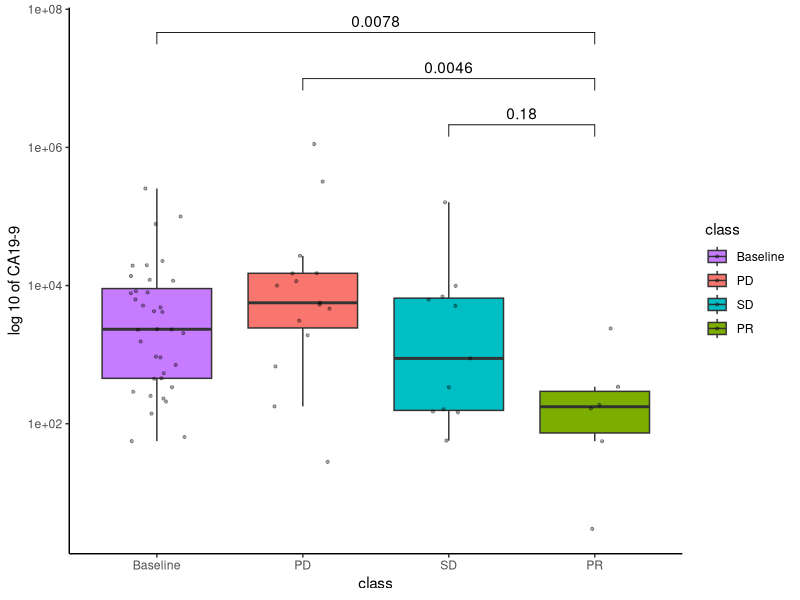

Recreate this plot in R.
## ---- chunk 1
library(ggpubr)
library(here)
library(readxl)
library(tidyverse)
## ---- chunk 2
clean_data<-read_excel(here("data/supplementary_tables.xlsx"), sheet="Table S1",range="A2:W45")
CA199<-read_csv(here("data/CA199.csv")) %>%
  filter(timepoint!="follow up")
clean_data$`Study ID`<-as.character(clean_data$`Study ID`)
CA199$ca199<-as.numeric(CA199$ca199)
CA199$`Study ID`<-as.character(CA199$subject_id)
## ---- chunk 3
DELFI_complete<-inner_join(CA199, clean_data, by="Study ID")
DELFI_complete<-DELFI_complete %>% mutate(class = case_when((timepoint == "Baseline") ~ "Baseline",
                                        TRUE ~ `BOR RECIST 1.1`))
DELFI_complete<-DELFI_complete %>% filter(`BOR RECIST 1.1`!="Not Evaluable")

DELFI_complete<-DELFI_complete %>% mutate(class = case_when((class  == "Baseline") ~ "Baseline",
                                                            (class == "Stable Disease") ~ "SD",
                                                            (class == "Partial Response") ~ "PR",
                                                            (class == "Progressive Disease") ~ "PD"))

DELFI_complete<-DELFI_complete %>% filter(`Study ID`!="85",`Study ID`!="94",`Study ID`!="99",`Study ID`!="1104")

DELFI_complete$class <- factor(DELFI_complete$class, levels = c("Baseline","PD","SD","PR"), ordered = TRUE)

my_comparisons <- list(c("SD", "PR"), c("PD", "PR"),c("Baseline","PR"))

ggplot(DELFI_complete, aes(x=class, y=ca199, fill=class)) + 
  geom_boxplot(outlier.shape = NA)+   stat_compare_means(comparisons = my_comparisons)+ ylab("log 10 of CA19-9")+ theme_classic()+scale_fill_manual(values=c("#C77CFF","#F8766D","#00BFC4","#7CAE00"))+ scale_y_continuous(trans='log10')+ geom_point(alpha=1/3, position=position_jitter(0.2), size=.8)
